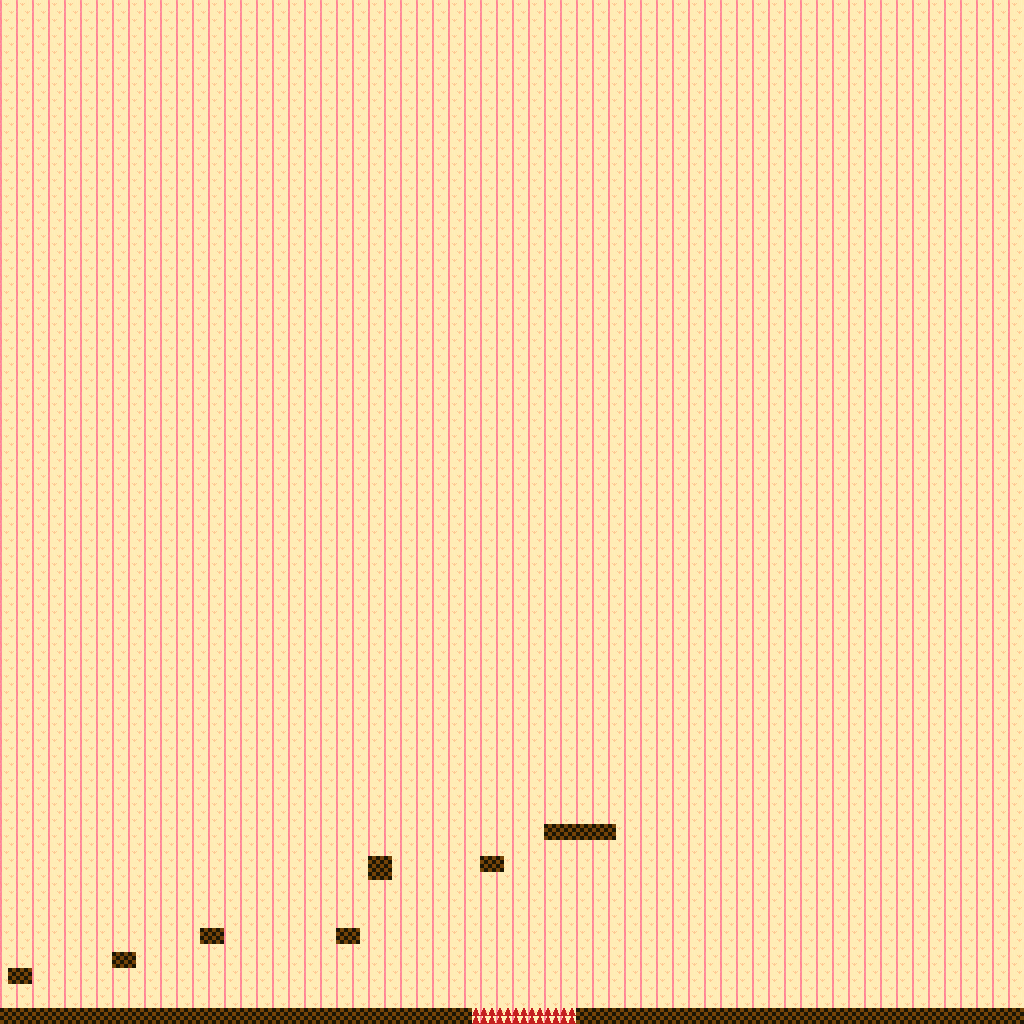

A level layout from a 2D game, rendered from its tile map. Below: a short description, then the map file with tile-grid data replaced by summaries:
An orthogonal 128x128 tile map with 8x8 px tiles, 3 tile layers (Tile Layer 1, Tile Layer 2, fg), 2 tilesets and 16 objects (6x Coin, 2x Platform, Points, Actor, p1, ...).

<map version="1.0" orientation="orthogonal" renderorder="right-down" width="128" height="128" tilewidth="8" tileheight="8" nextobjectid="43">
 <tileset firstgid="1" name="testsprites2" tilewidth="8" tileheight="8">
  <image source="../Sprites/sandbox/testsprites2.png" width="512" height="512" />
  <tile id="40">
   <properties>
    <property name="collide" value="wall" />
   </properties>
  </tile>
  <tile id="41">
   <properties>
    <property name="collide" value="wall" />
   </properties>
  </tile>
  <tile id="42">
   <properties>
    <property name="collide" value="wall" />
   </properties>
  </tile>
  <tile id="43">
   <properties>
    <property name="collide" value="wall" />
   </properties>
  </tile>
  <tile id="44">
   <properties>
    <property name="collide" value="wall" />
   </properties>
  </tile>
  <tile id="45">
   <properties>
    <property name="collide" value="wall" />
   </properties>
  </tile>
  <tile id="46">
   <properties>
    <property name="collide" value="wall" />
   </properties>
  </tile>
  <tile id="47">
   <properties>
    <property name="collide" value="wall" />
   </properties>
  </tile>
  <tile id="104">
   <properties>
    <property name="collide" value="wall" />
   </properties>
  </tile>
  <tile id="105">
   <properties>
    <property name="collide" value="wall" />
   </properties>
  </tile>
  <tile id="106">
   <properties>
    <property name="collide" value="wall" />
   </properties>
  </tile>
  <tile id="107">
   <properties>
    <property name="collide" value="wall" />
   </properties>
  </tile>
  <tile id="108">
   <properties>
    <property name="collide" value="wall" />
   </properties>
  </tile>
  <tile id="109">
   <properties>
    <property name="collide" value="wall" />
   </properties>
  </tile>
  <tile id="110">
   <properties>
    <property name="collide" value="wall" />
   </properties>
  </tile>
  <tile id="111">
   <properties>
    <property name="collide" value="wall" />
   </properties>
  </tile>
  <tile id="168">
   <properties>
    <property name="collide" value="wall" />
   </properties>
  </tile>
  <tile id="169">
   <properties>
    <property name="collide" value="wall" />
   </properties>
  </tile>
  <tile id="170">
   <properties>
    <property name="collide" value="wall" />
   </properties>
  </tile>
  <tile id="171">
   <properties>
    <property name="collide" value="wall" />
   </properties>
  </tile>
  <tile id="172">
   <properties>
    <property name="collide" value="wall" />
   </properties>
  </tile>
  <tile id="173">
   <properties>
    <property name="collide" value="wall" />
   </properties>
  </tile>
  <tile id="174">
   <properties>
    <property name="collide" value="wall" />
   </properties>
  </tile>
  <tile id="175">
   <properties>
    <property name="collide" value="wall" />
   </properties>
  </tile>
  <tile id="232">
   <properties>
    <property name="collide" value="wall" />
   </properties>
  </tile>
  <tile id="233">
   <properties>
    <property name="collide" value="wall" />
   </properties>
  </tile>
  <tile id="234">
   <properties>
    <property name="collide" value="wall" />
   </properties>
  </tile>
  <tile id="235">
   <properties>
    <property name="collide" value="wall" />
   </properties>
  </tile>
  <tile id="236">
   <properties>
    <property name="collide" value="wall" />
   </properties>
  </tile>
  <tile id="237">
   <properties>
    <property name="collide" value="wall" />
   </properties>
  </tile>
  <tile id="238">
   <properties>
    <property name="collide" value="wall" />
   </properties>
  </tile>
  <tile id="239">
   <properties>
    <property name="collide" value="wall" />
   </properties>
  </tile>
  <tile id="296">
   <properties>
    <property name="collide" value="wall" />
   </properties>
  </tile>
  <tile id="297">
   <properties>
    <property name="collide" value="wall" />
   </properties>
  </tile>
  <tile id="298">
   <properties>
    <property name="collide" value="wall" />
   </properties>
  </tile>
  <tile id="299">
   <properties>
    <property name="collide" value="wall" />
   </properties>
  </tile>
  <tile id="300">
   <properties>
    <property name="collide" value="wall" />
   </properties>
  </tile>
  <tile id="301">
   <properties>
    <property name="collide" value="wall" />
   </properties>
  </tile>
  <tile id="302">
   <properties>
    <property name="collide" value="wall" />
   </properties>
  </tile>
  <tile id="303">
   <properties>
    <property name="collide" value="wall" />
   </properties>
  </tile>
  <tile id="360">
   <properties>
    <property name="collide" value="wall" />
   </properties>
  </tile>
  <tile id="361">
   <properties>
    <property name="collide" value="wall" />
   </properties>
  </tile>
  <tile id="362">
   <properties>
    <property name="collide" value="wall" />
   </properties>
  </tile>
  <tile id="363">
   <properties>
    <property name="collide" value="wall" />
   </properties>
  </tile>
  <tile id="364">
   <properties>
    <property name="collide" value="wall" />
   </properties>
  </tile>
  <tile id="365">
   <properties>
    <property name="collide" value="wall" />
   </properties>
  </tile>
  <tile id="366">
   <properties>
    <property name="collide" value="wall" />
   </properties>
  </tile>
  <tile id="367">
   <properties>
    <property name="collide" value="wall" />
   </properties>
  </tile>
  <tile id="424">
   <properties>
    <property name="collide" value="wall" />
   </properties>
  </tile>
  <tile id="425">
   <properties>
    <property name="collide" value="wall" />
   </properties>
  </tile>
  <tile id="426">
   <properties>
    <property name="collide" value="wall" />
   </properties>
  </tile>
  <tile id="427">
   <properties>
    <property name="collide" value="wall" />
   </properties>
  </tile>
  <tile id="428">
   <properties>
    <property name="collide" value="wall" />
   </properties>
  </tile>
  <tile id="429">
   <properties>
    <property name="collide" value="wall" />
   </properties>
  </tile>
  <tile id="430">
   <properties>
    <property name="collide" value="wall" />
   </properties>
  </tile>
  <tile id="431">
   <properties>
    <property name="collide" value="wall" />
   </properties>
  </tile>
  <tile id="448">
   <properties>
    <property name="collide" value="wall" />
   </properties>
  </tile>
  <tile id="488">
   <properties>
    <property name="collide" value="wall" />
   </properties>
  </tile>
  <tile id="489">
   <properties>
    <property name="collide" value="wall" />
   </properties>
  </tile>
  <tile id="490">
   <properties>
    <property name="collide" value="wall" />
   </properties>
  </tile>
  <tile id="491">
   <properties>
    <property name="collide" value="wall" />
   </properties>
  </tile>
  <tile id="492">
   <properties>
    <property name="collide" value="wall" />
   </properties>
  </tile>
  <tile id="493">
   <properties>
    <property name="collide" value="wall" />
   </properties>
  </tile>
  <tile id="494">
   <properties>
    <property name="collide" value="wall" />
   </properties>
  </tile>
  <tile id="495">
   <properties>
    <property name="collide" value="wall" />
   </properties>
  </tile>
  <tile id="1008">
   <properties>
    <property name="collide" value="wall" />
    <property name="hit" value="damage" />
   </properties>
  </tile>
  <tile id="1009">
   <properties>
    <property name="collide" value="cloud" />
    <property name="hit" value="bounce" />
   </properties>
  </tile>
  <tile id="1010">
   <properties>
    <property name="collide" value="cloud" />
    <property name="hit" value="bounce" />
   </properties>
  </tile>
 </tileset>
 <tileset firstgid="4097" name="coin" tilewidth="16" tileheight="16">
  <image source="../Sprites/sandbox/coin.png" width="128" height="64" />
  <tile id="0">
   <properties>
    <property name="hit" value="take" />
   </properties>
   <animation>
    <frame tileid="0" duration="100" />
    <frame tileid="1" duration="100" />
    <frame tileid="2" duration="100" />
    <frame tileid="3" duration="100" />
    <frame tileid="4" duration="100" />
    <frame tileid="5" duration="100" />
   </animation>
  </tile>
 </tileset>
 <layer name="Tile Layer 1" width="128" height="128">
  <data>[16384 cells, 16384 non-empty, 4 distinct tile ids]</data>
 </layer>
 <layer name="Tile Layer 2" width="128" height="128">
  <data>[16384 cells, 313 non-empty, 2 distinct tile ids]</data>
 </layer>
 <objectgroup name="sys">
  <object id="1" x="0" y="0" width="1024" height="8">
   <properties>
    <property name="collide" value="wall" />
   </properties>
  </object>
  <object id="2" x="0" y="8" width="8" height="1008">
   <properties>
    <property name="collide" value="wall" />
   </properties>
  </object>
  <object id="3" x="0" y="1016" width="1024" height="24">
   <properties>
    <property name="collide" value="wall" />
   </properties>
  </object>
  <object id="4" x="1016" y="8" width="8" height="1008">
   <properties>
    <property name="collide" value="wall" />
   </properties>
  </object>
  <object id="5" name="Start" type="Points" x="392" y="928" width="64" height="64" />
 </objectgroup>
 <objectgroup name="coins">
  <properties>
   <property name="hit" value="take" />
  </properties>
  <object id="7" name="Coin" gid="4097" x="232" y="904" width="16" height="16" />
  <object id="8" name="Coin" gid="4097" x="248" y="888" width="16" height="16" />
  <object id="9" name="Coin" gid="4097" x="264" y="872" width="16" height="16" />
  <object id="10" name="Coin" gid="4097" x="280" y="872" width="16" height="16" />
  <object id="11" name="Coin" gid="4097" x="296" y="888" width="16" height="16" />
  <object id="12" name="Coin" gid="4097" x="312" y="904" width="16" height="16" />
 </objectgroup>
 <objectgroup name="enemies">
  <object id="38" name="snail" type="Actor" x="560" y="768" width="24" height="32">
   <properties>
    <property name="hit" value="damage" />
   </properties>
  </object>
 </objectgroup>
 <layer name="fg" width="128" height="128">
  <data>[16384 cells, 0 non-empty, 0 distinct tile ids]</data>
 </layer>
 <objectgroup name="Object Layer 4" visible="0">
  <object id="39" name="p2" type="Platform" x="648" y="824" width="88" height="16" />
  <object id="40" name="p1" type="Platform" x="784" y="824" width="104" height="16" />
  <object id="41" name="p1" x="832" y="808">
   <polyline points="0,0 0,-192" />
  </object>
  <object id="42" name="p2" x="632" y="832">
   <polyline points="0,0 128,0" />
  </object>
 </objectgroup>
</map>
